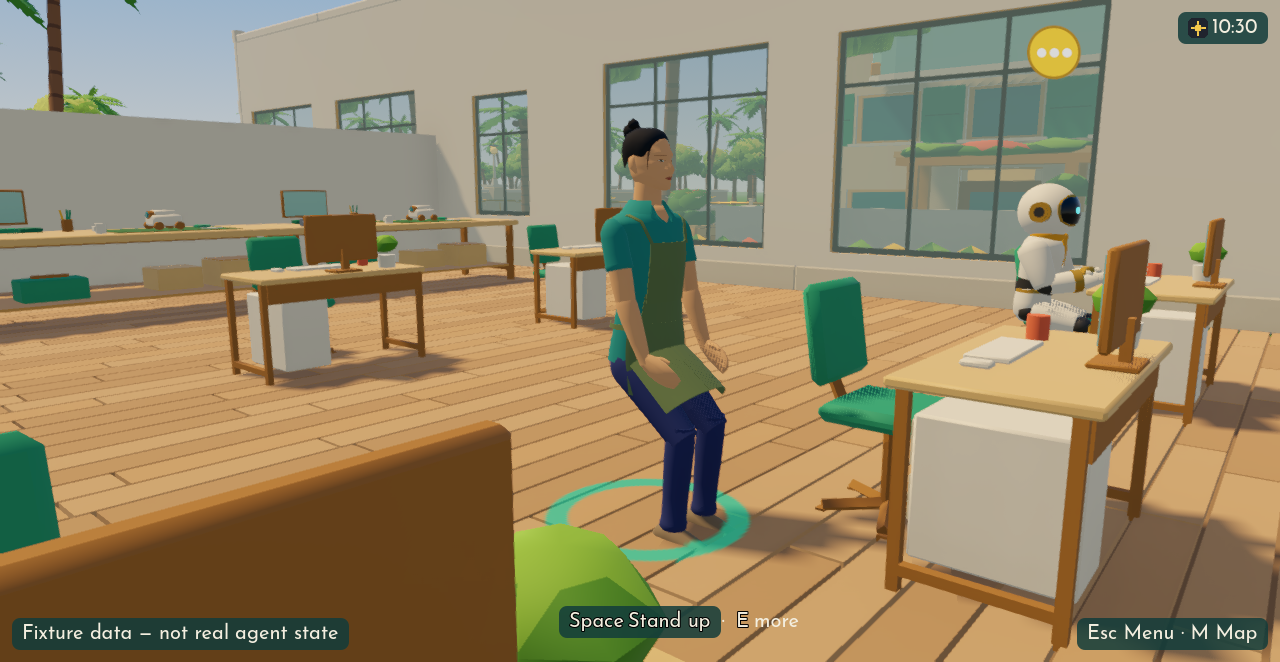
#> input picture city/godot/evidence/interact-solarpunk-sit-desk.png, 1280 x 662 px, given in place of ., which was not available
$ python -i asset_compare.py   (imports and definitions only)
#> lines starting #> are read from the running program, lines starting #| are printed output that depends on the picture; pictures that were not available may be replaced by others from this repository, and a replacement may not be noted
"""asset_compare.py CONFIG BEFORE_DIR AFTER_JSON OUT_DIR: comparison sheets for a placed asset.

AFTER_JSON maps each style to the folder its final captures are in ({"lowpoly_tropical": "captures/bench-fit-2", ...}).
Writes OUT_DIR/<style>.png (the sheet's drawing; the game today and the new build, from eye height at two
facings and from above) and OUT_DIR/overview.png (every style: sheet | today | new). A 2D style's entry is
{"before": [sprite files], "after": [sprite files], "overview": [which of them the overview shows]} instead.
"""
import json
import os
import sys
from PIL import Image, ImageDraw, ImageFont

W = os.path.dirname(os.path.abspath(__file__))
# [2 lines not run here, left out]
NAMES = {'lowpoly_tropical': 'Low-poly tropical', 'voxel': 'Voxel', 'anime_cel': 'Anime cel', 'solarpunk': 'Solarpunk',
         'neon_noir': 'Neon noir', 'pixel_art': 'Pixel art'}
FONT = next(p for p in ('/usr/share/fonts/noto/NotoSans-Regular.ttf', '/usr/share/fonts/TTF/DejaVuSans.ttf',
                        '/usr/share/fonts/truetype/dejavu/DejaVuSans.ttf') if os.path.exists(p))
BG, INK = (246, 244, 239), (30, 30, 30)
font = lambda size: ImageFont.truetype(FONT, size)  # noqa: E731


def fit(im, h):
    return im.resize((max(1, int(im.width * h / im.height)), h), Image.LANCZOS)


def view(d, style, name):
    im = Image.open(f'{d}/{style}/{name}.png').convert('RGB'); w, h = im.size
    return im.crop((int(w * 0.2), int(h * 0.12), int(w * 0.8), int(h * 0.88)))


def panel(style, widest=None):
    """The sheet's drawing of the asset; with `widest`, cut at its middle to that many times its height."""
    st = config['styles'][style]
    im = Image.open(st.get('panel_file') or f"{W}/panels/{style}-{st.get('panel', config['panel'])}.png").convert('RGB')
    if st.get('look'):
        x0, y0, x1, y1 = st['look']; w, h = im.size
        im = im.crop((int(x0 * w), int(y0 * h), int(x1 * w), int(y1 * h)))
    if widest and im.width > widest * im.height:
        keep = int(widest * im.height); left = (im.width - keep) // 2
        im = im.crop((left, 0, left + keep, im.height))
    return im


def sprites(files, scale=6, cols=4):
#> called with scale = 6, cols = 4
    ims = []
    for f in files:
        im = Image.open(f).convert('RGBA')
        bg = Image.new('RGBA', (44, 40), (222, 196, 150, 255)); bg.alpha_composite(im, ((44 - im.width) // 2, (40 - im.height) // 2))
#> after `bg = Image.new('RGBA', (44, 40), (222, 196, 150, 255))`:
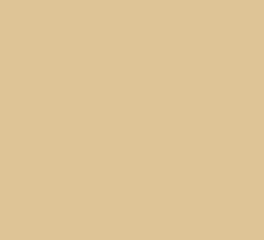
#> bg: PIL image 44x40 RGBA (shown 6 times larger); mean R, G, B, A 222, 196, 150, 255
#> after `bg.alpha_composite(im, ((44 - im.width) // 2, (40 - im.height) // 2))`:
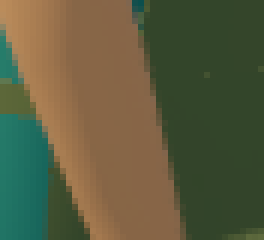
#> bg: PIL image 44x40 RGBA (shown 6 times larger); mean R, G, B, A 92.4, 92, 62.8, 255
#> pass 3 of the loop in sprites, `for f in files:`:
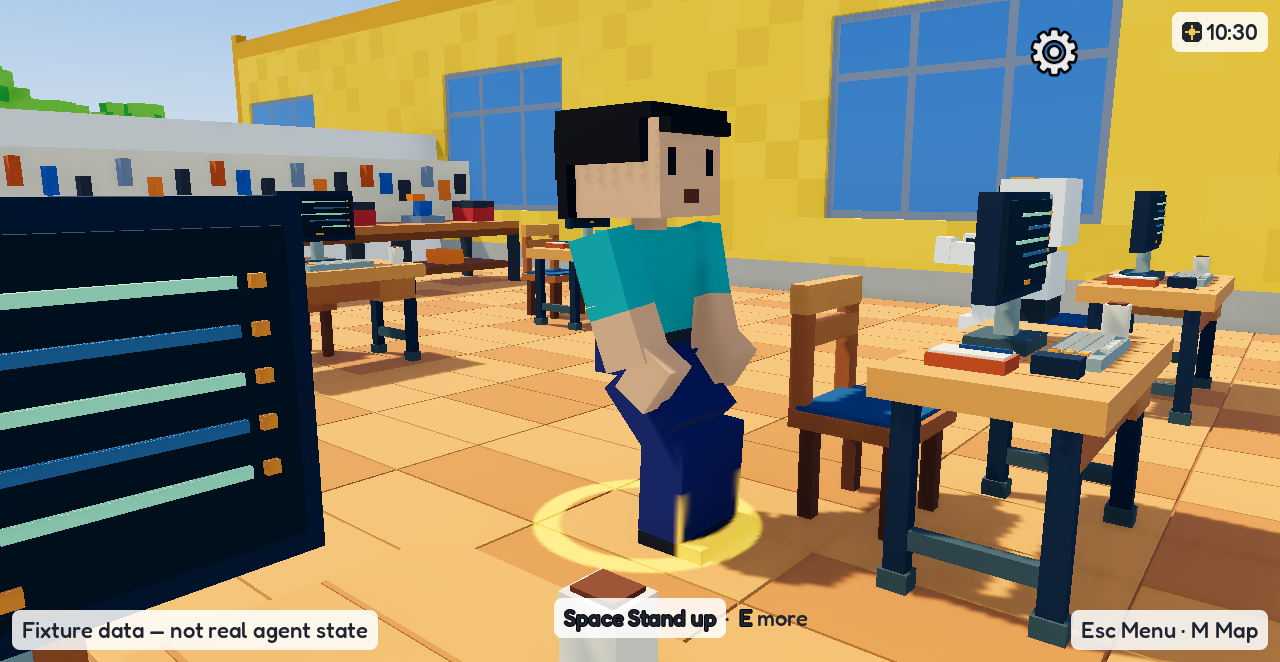
#> input picture city/godot/evidence/interact-voxel-sit-desk.png, 1280 x 662 px, given in place of , which was not available
#> in sprites, `bg.alpha_composite(im, ((44 - im.width) // 2, (40 - im.height) // 2))`:
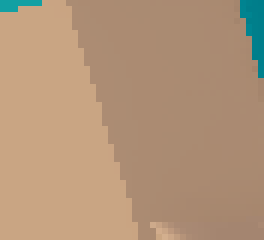
#> bg: PIL image 44x40 RGBA (shown 6 times larger); mean R, G, B, A 178.2, 148.7, 121.3, 255
#> the loop made 14 passes; the first 3 are shown
        ims.append(bg.convert('RGB').resize((44 * scale, 40 * scale), Image.NEAREST))
    rows = (len(ims) + cols - 1) // cols
    s = Image.new('RGB', (cols * (44 * scale + 6) - 6, rows * (40 * scale + 6) - 6), BG)
    for i, t in enumerate(ims):
        s.paste(t, ((i % cols) * (44 * scale + 6), (i // cols) * (40 * scale + 6)))
    return s


def row(tiles, labels, h, gap=12, label_h=32):
    tiles = [fit(t, h) for t in tiles]
    o = Image.new('RGB', (sum(t.width for t in tiles) + gap * (len(tiles) - 1), h + label_h), BG)
    d = ImageDraw.Draw(o); x = 0
    for t, lab in zip(tiles, labels):
        d.text((x + 2, 4), lab, fill=INK, font=font(20))
        o.paste(t, (x, label_h)); x += t.width + gap
    return o


def stack(rows, title, gap=16, pad=20):
    o = Image.new('RGB', (max(r.width for r in rows) + 2 * pad, pad + 44 + sum(r.height for r in rows) + gap * (len(rows) - 1) + pad), BG)
    ImageDraw.Draw(o).text((pad, pad - 6), title, fill=INK, font=font(28))
    y = pad + 44
    for r in rows:
        o.paste(r, (pad, y)); y += r.height + gap
    return o


cells = []
# [16 lines not run here, left out]
# [1 line that did not run here, left out]
grid = []
# [8 lines not run here, left out]

#> (the run stopped early here; a loop or call above may not have finished)
